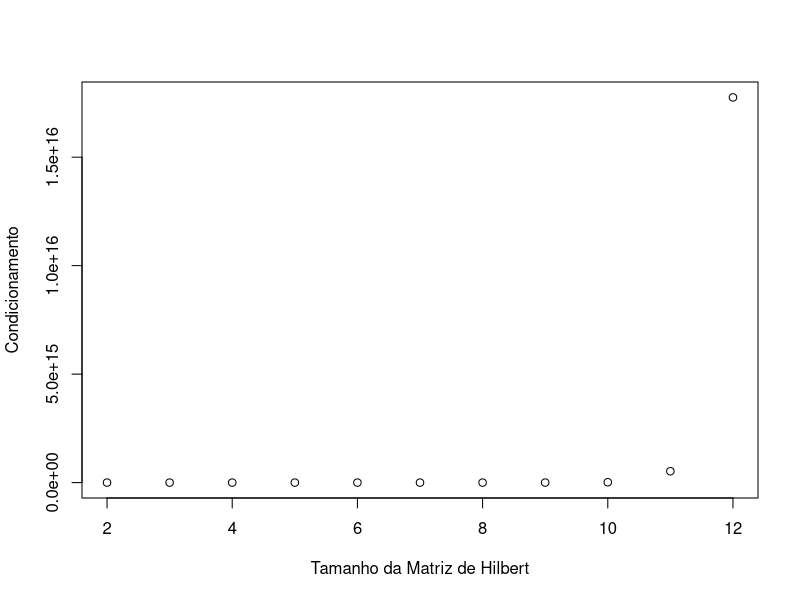
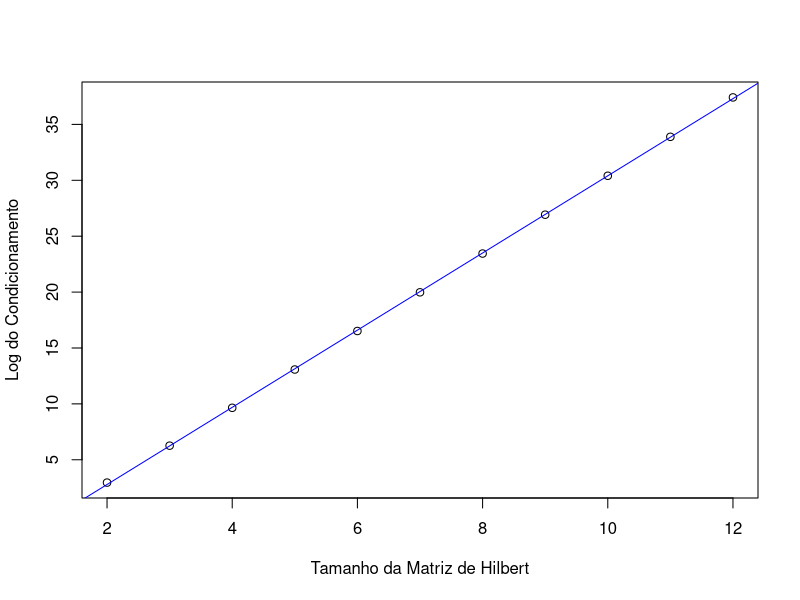
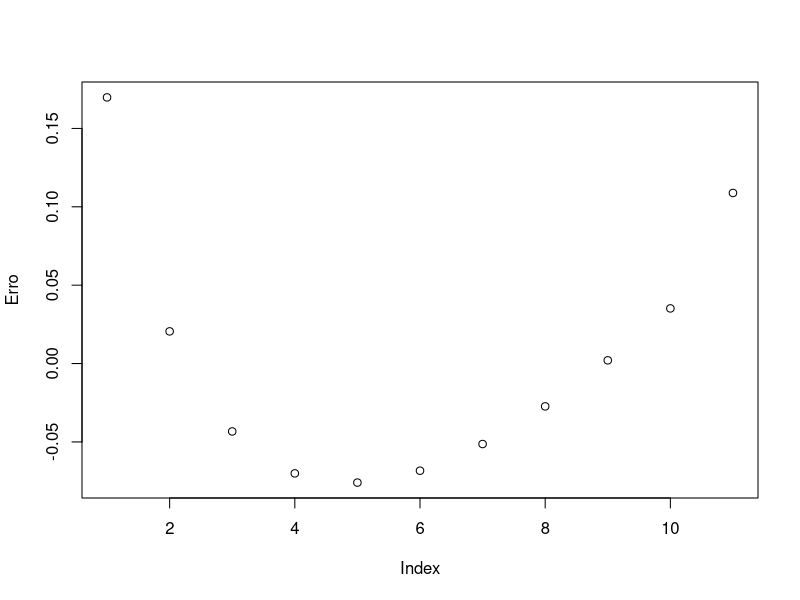

R code for these plots, in order:
## ---- chunk 1

#Definindo a expressão f que informa que os planetas estão alinhados quando f(x) = 0
alinexp <- expression(3*cos(3.12*t)*2.1*sin(2.35*t)-1.9*sin(3.12*t)*5.3*cos(2.35*t))

#Função que avalia uma expressão com parâmetro "t" com um número t dado.
evalfun <- function(t, exp){
  z <- eval(exp)
  return(z)
}

#Definindo a expressão que calcula a distância entre os planetas. 
distexp <- expression(sqrt((3*cos(3.12*t)-5.3*cos(2.35*t))^2+(1.9*sin(3.12*t)-2.1*sin(2.35*t))^2))

#Função que deriva uma expressão de parâmetro "t" e a avalia.
derivfun <- function(t, exp){
  derivexp <- D(exp, "t")
  z <- eval(derivexp)
  return(z)
}


## ---- chunk 2
#Método da bissecção
bissec <- function(fun, ak, bk, exp = NULL){
  erro = 10^-6
  cont = 0
  xk = (ak+bk)/2
  while(erro < abs(bk - ak) | erro < abs(fun(xk, exp))){
    xk = (ak+bk)/2
    if(fun(xk, exp)*fun(ak, exp) < 0){bk = xk}
    else{ak = xk}
    cont = cont + 1
    if(cont > 10000){
      xk = 0
      break
    }
  }
  vetor <- c(xk, cont)
  return(vetor)
}

#Método da Falsa Posição
falsa_posi <- function(fun, ak, bk, exp = NULL){
  erro = 10^-6
  cont = 0
  xk = (ak*fun(bk, exp) - bk*fun(ak, exp))/(fun(bk, exp) - fun(ak, exp))
  while(erro < abs(bk - ak) | erro < abs(fun(xk, exp))){
    xk = (ak*fun(bk, exp) - bk*fun(ak, exp))/(fun(bk, exp) - fun(ak, exp))
    if(fun(xk, exp)*fun(ak, exp) < 0){bk = xk}
    else{ak = xk}
    cont = cont + 1
  }
  vetor <- c(xk, cont)
  return(vetor)
}

#Método da Secante
secante <- function(fun, x0, x1, exp = NULL){
  erro = 10^-6
  cont = 0
  while(erro < abs(x1 - x0) | erro < abs(fun(x1, exp))){
    x2 <- x1 - fun(x1, exp)*(x1 - x0)/(fun(x1, exp) - fun(x0, exp))
    x0 = x1
    x1 = x2
    cont = cont+1
  }
  vetor <- c(x2, cont)
  return(vetor)
}

#Método de Newton
newton <- function(fun, funderiv, x0, exp = NULL){
  erro = 10^-6
  cont = 0
  x1 = x0 - fun(x0, exp)/funderiv(x0, exp)
  while(erro < abs(x1 - x0) | erro < abs(fun(x1, exp))){
    x1 = x0 - fun(x0, exp)/funderiv(x0, exp)
    x0 = x1
    cont = cont + 1
  }
  vetor <- c(x0, cont)
  return(vetor)
}



## ---- chunk 3
#Cria uma tabela com o resultado de cada método aplicado ao problema de 0 de função para o alinhamento dos planetas
tabela1 <- data.frame(bissec(evalfun, 4, 4.1, alinexp), falsa_posi(evalfun, 4, 4.1, alinexp), secante(evalfun, 4, 4.1, alinexp), newton(evalfun, derivfun, 4, alinexp))

colnames(tabela1) <- c("Bissecção", "Falsa Posição", "Secante", "Newton")
rownames(tabela1) <- c("X", "Iterações")

#Cria uma tabela com o resultado de cada método aplicado ao problema de 0 de função para a distância mínima dos planetas (Usou-se f'(x) = 0 para encontrar o mínimo).
tabela2 <- data.frame(bissec(evalfun, 195.8, 195.9, D(distexp, "t")), falsa_posi(evalfun, 195.8, 195.9, D(distexp, "t")), secante(evalfun, 195.8, 195.9, D(distexp, "t")), newton(evalfun, derivfun, 195.8, D(distexp, "t")))

colnames(tabela2) <- c("Bissecção", "Falsa Posição", "Secante", "Newton")
rownames(tabela2) <- c("X", "Iterações")

#Exibe as tabelas criadas anteriormente
tabela1
tabela2

## ---- chunk 4
#Cria uma sequência de números de 0 a 200 com passos de 0.1: 0, 0.1, 0.2, ..., 199.9, 200.
t <- seq(0, 200, 0.1)

#Função que analisa as trocas de sinais de f(a) e f(b) e as salva em uma tabela, onde a e b são números consecutivos do intervalo criado anteriormente. 
intervalos <- function(fun, t, exp){
  df = data.frame(0, 0, 0, 0)
  names(df)<-c("a","b", "sgnfa", "sgnfb")
  for(n in 1:(length(t)-1)){
    if(fun(t[n], exp)*fun(t[n+1], exp) < 0){
      a = t[n]
      b = t[n+1]
      sgnfa = sign(fun(t[n], exp))
      sgnfb = sign(fun(t[n+1], exp))
      de <- data.frame(a, b, sgnfa, sgnfb)
      names(de)<-c("a","b", "sgnfa", "sgnfb")
      df <- rbind(df, de)
    }
  }
  df <- df[-1, ]
  return(df)
}

#Exibindo os intervalos criados 
intervalos(evalfun, t, alinexp)
intervalos(evalfun, t, D(distexp, "t"))

#Salvando o intervalo criado para a função da distância mínima dos planetas, a fim de analisar qual dos mínimos da função é candidato a mínimo global.
dataframeint <- intervalos(evalfun, t, D(distexp, "t"))

## ---- chunk 5
#Testando os intervalos de troca de sinal encontrados anteriormente para procurar um mínimo global da função distância dos planetas a partir de uma bissecção em cada intervalo. 
testeintervalo <- function(fun, t, exp, method, dataframeint){
  df = data.frame(0)
  names(df) <- "x"
  for(n in 1:(nrow(dataframeint))){
    ak = dataframeint[n,1]
    bk = dataframeint[n,2]
    x <- method(fun, ak, bk, exp)
    if(x[1] != 0){
      de <- data.frame(x[1])
      names(de) <- "x"
      df <- rbind(df, de)
    }
  }
  return(df)
}

dataframe <- testeintervalo(evalfun, t, D(distexp, "t"), bissec, dataframeint)

dataframe$f_de_x <- evalfun(dataframe$x, distexp)

#Exibe o mínimo global encontrado. Está no intervalo 195.8 e 195.9
dataframe[which.min(dataframe$f_de_x),]
## ---- chunk 6
#Define a função apresentada no problema
funcproblema22 <- function(x){
  valor <- (abs(x-9)^4.5)/(1+(sin(x))^2)
  return(valor)
}
#Define a derivada da solução apresentada no problema
derivfuncproblema22 <- function(x){
  valor <- (4.5*(x-9)*abs(x-9)^2.5)/(1+sin(x)^2) - (2*abs(x-9)^4.5*sin(x)*cos(x))/(1+sin(x)^2)^2
  return(valor)
}
#Método de Newton, quando o parâmetro p = 1, tem-se o método de Newton Simples.
newtonproblema22 <- function(f, df, x0, p){
  cont = 0
  erro = 10^-6
  x1 = x0 - p*f(x0)/df(x0)
  while(abs(x1 - x0) > erro | abs(f(x1)) > erro){
    x0 = x1
    x1 = x0 - p*f(x0)/df(x0)
    cont = cont + 1
  }
  NAF = cont
  SOL = x1
  VAL = f(x1)
  vetor <- c(NAF, SOL, VAL)
  names(vetor) <- c("NAF", "SOL", "VAL")
  vetor <- format(vetor, scientific = FALSE)
  return(vetor)
}


#Imprime o método de Newton Simples aplicado ao problema do enunciado
newtonproblema22(funcproblema22, derivfuncproblema22, 6, 1)
## ---- chunk 7
#Método da Secante, quando p = 1, tem-se o método da secante simples.
secante1ponto <- function(f, df, x0, p){
  cont = 0
  erro = 10^-6
  x1 = x0 - f(x0)/df(x0)
  x2 = x1 - (p*f(x1)*(x1-x0))/(f(x1)-f(x0))
  
  while(abs(x2 - x1) > erro | abs(f(x2)) > erro){
    x0 = x1
    x1 = x2 
    x2 = x1 - (p*f(x1)*(x1-x0))/(f(x1)-f(x0))
    cont = cont + 1
  }
  NAF = cont
  SOL = x2
  VAL = f(x2)
  vetor <- c(NAF, SOL, VAL)
  names(vetor) <- c("NAF", "SOL", "VAL")
  vetor <- format(vetor, scientific = FALSE)
  return(vetor)
}

#Imprime o método da secante aplicado ao problema do enunciado.
secante1ponto(funcproblema22, derivfuncproblema22, 6, 1)
## ---- chunk 8
#Apresenta os resultados do método de Newton adaptado.
newtonproblema22(funcproblema22, derivfuncproblema22, 6, 4.5)

#Apresenta os resultados do método da Secante adaptado.
secante1ponto(funcproblema22, derivfuncproblema22, 6, 4.5)
## ---- chunk 9
#Pacotes para cálculos com matrizes.
library(pracma)
library(matrixcalc)

#Cria uma tabela com o tamanho da matriz de Hilbert e seu respectivo condicionamento.
f <- data.frame(Tamanho_Matriz_Hilbert= 2:12)
n = 2
while(n < nrow(f)+2){
  #Matriz de Hilbert nxn
  matrix <- hilbert.matrix(n)
  #Condicionamento com norma p = 2
  f$Condicionamento[n-1] <- cond(matrix)
  n = n + 1
}

#Exibe a tabela
f
## ---- chunk 10
#Função para resolver os sistemas de equação propostos.
sistemas <- function(n){
  hn <- hilbert.matrix(n)
  vetor <- rowSums(hn)
  x <- solve(hn, vetor)
  print(x)
}

for(k in 3:10){
  sistemas(k)
}

sistemas(11) #por curiosidade
#sistemas(12) causa erro - Error in solve.default(hn, vetor) : system is computationally singular: reciprocal condition number = 2.63277e-17

## ---- chunk 11
#Gráficos que apresentam relação positiva entre o tamanho da matriz de Hilbert e seu condicionamento

plot(f, xlab = "Tamanho da Matriz de Hilbert", ylab = "Condicionamento")

analise <- data.frame(Tamanho_Matriz_Hilbert= 2:12)
n = 2
while(n < nrow(analise)+2){
  matrix <- hilbert.matrix(n)
  analise$Condicionamento[n-1] <- cond(matrix)
  n = n + 1
}

#Retorna as estatísticas da análise de regressão linear do logaritmo natural do condicionamento pelo tamanho da matriz de Hilbert.
summary(lm(log(Condicionamento) ~ Tamanho_Matriz_Hilbert, data = analise))

#Imprime o gráfico do Log do Condicionamento pelo tamanho da matriz, juntamente com a reta que minimiza o erro quadrático médio dos pontos.
plot(analise$Tamanho_Matriz_Hilbert, log(analise$Condicionamento), xlab = "Tamanho da Matriz de Hilbert", ylab = "Log do Condicionamento")
abline(lm(log(Condicionamento) ~ Tamanho_Matriz_Hilbert, data = analise), col = "blue")

#Imprime o valor do erro de cada ponto comparado a sua estimativa pela reta de regressão.
plot(log(analise$Condicionamento) - fitted.values(lm(log(Condicionamento) ~ Tamanho_Matriz_Hilbert, data = analise)), ylab = "Erro")
## ---- chunk 12
#Função que avalia a expressão f(x,y) em x e y dados.
f <- function(exp, x, y){
  final <- eval(exp)
  return(final)
}

#Função que cria e avalia o gradiente de f(x,y) em x e y dados.
gradf <- function(exp, x, y){
  dxexp <- D(exp, "x")
  dyexp <- D(exp, "y")
  final <- c(eval(dxexp), eval(dyexp))
  return(final)
}

#Função que cria e avalia a matriz de f(x,y) em x e y dados.
hesf <- function(exp, x, y){
  dxx <- D(D(exp, "x"), "x")
  dxy <- D(D(exp, "x"), "y")
  dyx <- D(D(exp, "y"), "x")
  dyy <- D(D(exp, "y"), "y")
  final <- matrix(c(eval(dxx), eval(dxy), eval(dyx), eval(dyy)), nrow = 2, ncol = 2)
  return(final)
}

#A função recebe o ponto inicial, a expressão original, assim como seu gradiente e hessiana, e resolve o sistema de equações Hess * X = -Grad iterativamente se aproximando do ponto (x,y) que zera a equação inicial. Com o argumento cond_parada é possível escolher a condição de parada da função de acordo com as combinações especificadas na questão. 
newtonmult <- function(f, gradf, hesf, exp, x, y, e1, e2, k, p, cond_parada){
  aux = 0
  x0 <- as.matrix(c(x, y))
  xk <- x0 
  
  if(cond_parada == 1){
    while(norm(as.matrix(gradf(exp, x, y)), as.character(p)) >= e1 & aux < k){
      s = solve(hesf(exp, x, y), -gradf(exp, x, y))
      x = s[1] + x
      y = s[2] + y
      aux = aux + 1
    }
    vetor <- c(x, y, aux, f(exp, x, y))
    vetor <- format(vetor, scientific = FALSE)
    return(vetor)
  }
  if(cond_parada == 2){
    erro = 1
    while(erro >= e2 & aux < k){
      s = solve(hesf(exp, x, y), -gradf(exp, x, y))
      xwhole = as.matrix(c(x, y))
      xk = s + xwhole
      erro = norm(xk - xwhole)
      x = s[1] + x
      y = s[2] + y
      aux = aux +1
    }
    vetor <- c(x, y, aux, f(exp, x, y))
    vetor <- format(vetor, scientific = FALSE)
    return(vetor)
  }
  if(cond_parada == 6){
    while(aux < k){
      s = solve(hesf(exp, x, y), -gradf(exp, x, y))
      x = s[1] + x
      y = s[2] + y
      aux = aux + 1
    }
    vetor <- c(x, y, aux, f(exp, x, y))
    vetor <- format(vetor, scientific = FALSE)
    return(vetor)
  }
  if(cond_parada == 3){
    while(norm(as.matrix(gradf(exp, x, y)), as.character(p)) >= e1){
      s = solve(hesf(exp, x, y), -gradf(exp, x, y))
      x = s[1] + x
      y = s[2] + y
      aux = aux +1
    }
    vetor <- c(x, y, aux, f(exp, x, y))
    vetor <- format(vetor, scientific = FALSE)
    return(vetor)
  }
  if(cond_parada == 4){
    erro = 1
    while(erro >= e2){
      s = solve(hesf(exp, x, y), -gradf(exp, x, y))
      xwhole = as.matrix(c(x, y))
      xk = s + xwhole
      erro = norm(xk - xwhole)
      x = s[1] + x
      y = s[2] + y
      aux = aux +1
    }
    vetor <- c(x, y, aux, f(exp, x, y))
    vetor <- format(vetor, scientific = FALSE)
    return(vetor)
  }
  if(cond_parada == 5){
    erro = 1
    while(erro >= e2 & aux < k & norm(as.matrix(gradf(exp, x, y)), as.character(p)) >= e1){
      s = solve(hesf(exp, x, y), -gradf(exp, x, y))
      xwhole = as.matrix(c(x, y))
      xk = s + xwhole
      erro = norm(xk - xwhole)
      x = s[1] + x
      y = s[2] + y
      aux = aux +1
    }
    vetor <- c(x, y, aux, f(exp, x, y))
    vetor <- format(vetor, scientific = FALSE)
    return(vetor)
  }
}
## ---- chunk 13
#Define as expressões dadas na questão
exp42 <- expression(cos(x)*sin(y))

exp41 <- expression((1-x)^2 + 100*(y - x^2)^2)

dfnewtonmult <- data.frame(0,0,0,0,0)

#Aplica a função em cada uma das expressões, para cada método de parada possível, e salva os resultados em uma tabela
for(j in 1:5){
  l1 <- newtonmult(f, gradf, hesf, exp41, -3, -4, 10^-6, 10^-6, 10^5, 2, j)
  #l2 <- newtonmult(f, gradf, hesf, exp42, 0, 0, 10^-6, 10^-6, 10^5, 2, j) Causa erro Error in solve.default(hesf(exp, x, y), -gradf(exp, x,
  #Arredonda os resultados para as primeiras 10 casas decimais
  l1[1] <- round(as.numeric(l1[1]), 10)
  l1[2] <- round(as.numeric(l1[2]), 10)
  l1[3] <- round(as.numeric(l1[3]), 10)
  l1[4] <- round(as.numeric(l1[4]), 10)
  dfnewtonmult <- rbind(dfnewtonmult, c(j,l1))
  #dfnewtonmult <- rbind(dfnewtonmult, c(j,l2))
}

colnames(dfnewtonmult) <- c("Condição de Parada","X", "Y", "Iterações", "F(x,y)")

#Imprime a tabela com todos os valores do vetor (x,y), iterações, condição de parada, entre outros.
dfnewtonmult[-1,]
